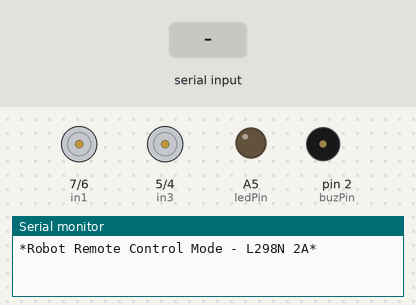
Bench run of a sketch on a simulated Arduino Uno, built with avr-gcc and run on an emulated ATmega328P. Parts: motor-driver pin pairs drawn as motors (green arrow = first pin HIGH = forward, orange = second pin HIGH = backward, longer = more drive, scaled by the enable pin), output pins drawn as LEDs (lit = HIGH), buzzer (waves = sounding, pin HIGH), the last lines printed to the serial monitor. The test bench sets the inputs (shaded band).

Above: at 1.2 s.
1.3 s: "V" received over Serial
At 1.67 s:
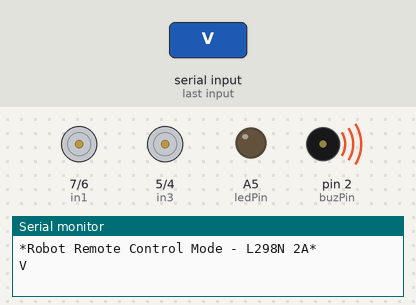
3.3 s: byte 87 ('W') received over Serial
At 4.5 s:
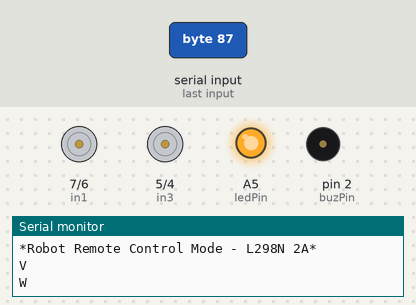
4.8 s: byte 48 ('0') received over Serial
6.3 s: byte 119 ('w') received over Serial
At 6.9 s:
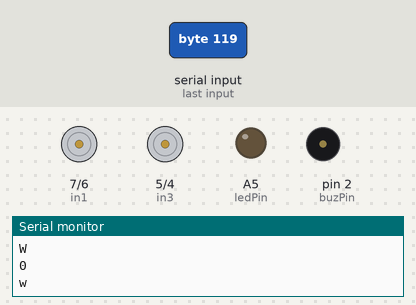
7.8 s: "F" received over Serial
9.3 s: byte 49 ('1') received over Serial
At 10.3 s:
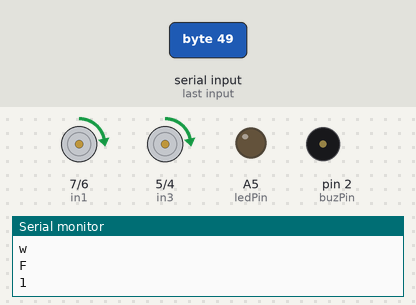
Timing chart, 0 to 11.8 s (numbered marks = the images above; inputs shaded):
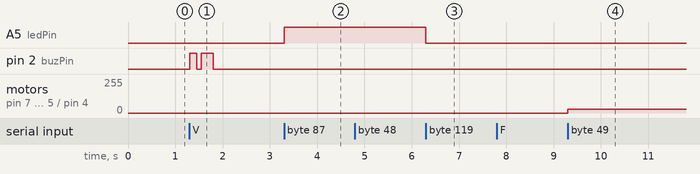

Measured:
- after the input at 1.3 s, pin 2 (buzPin): LOW → HIGH at once, → LOW 0.15 s later, → HIGH 0.10 s later, → LOW 0.25 s later
- after the input at 3.3 s, A5 (ledPin): LOW → HIGH at once
- after the input at 6.3 s, A5 (ledPin): HIGH → LOW at once
- after the input at 9.3 s, motor on pin 7 (in1) / pin 6 (in2), motor on pin 5 (in3) / pin 4 (in4): stopped → forward 30/255 at once

The sketch:

remote_control_bluetooth.ino
```cpp
/******************* Robot Remote Control Mode - L298N 2A ********************/

// connections for drive Motor FR & BR
int enA = 9;
int in1 = 7;
int in2 = 6;
// connections for drive Motor FL & BL
int in3 = 5;
int in4 = 4;
int enB = 3;

const int buzPin = 2;  // set digital pin 2 as buzzer pin (use active buzzer)
const int ledPin = A5;  // set digital pin A5 as LED pin (use super bright LED)
int valSpeed = 255;

String readString;  // declaring string

void setup(){
  Serial.begin(9600);    // set up Serial library at 9600 bps
  Serial.println("*Robot Remote Control Mode - L298N 2A*");

  pinMode(buzPin, OUTPUT);  // sets the buzzer pin as an Output
  pinMode(ledPin, OUTPUT);  // sets the LED pin as an Output

  // Set all the motor control pins to outputs
  pinMode(enA, OUTPUT);
  pinMode(enB, OUTPUT);
  pinMode(in1, OUTPUT);
  pinMode(in2, OUTPUT);
  pinMode(in3, OUTPUT);
  pinMode(in4, OUTPUT);

  // Set the speed to start, from 0 (off) to 255 (max speed)
  analogWrite(enA, valSpeed);
  analogWrite(enB, valSpeed);

  // Turn off motors - Initial state
  digitalWrite(in1, LOW);
  digitalWrite(in2, LOW);
  digitalWrite(in3, LOW);
  digitalWrite(in4, LOW);
}

void loop() {
  while (Serial.available() > 0) {
     char command = Serial.read();    // gets one byte from serial buffer
     Serial.println(command);

    switch(command){
    case 'F':   // move forward
        SetSpeed(valSpeed);
        digitalWrite(in1, HIGH);
        digitalWrite(in2, LOW);
        digitalWrite(in3, HIGH);
        digitalWrite(in4, LOW);
        break;
    case 'B':   // move backward
        SetSpeed(valSpeed);
        digitalWrite(in1, LOW);
        digitalWrite(in2, HIGH);
        digitalWrite(in3, LOW);
        digitalWrite(in4, HIGH);
        break;
    case 'R':   // turn right
        SetSpeed(valSpeed);
        digitalWrite(in1, LOW);
        digitalWrite(in2, HIGH);
        digitalWrite(in3, HIGH);
        digitalWrite(in4, LOW);
        break;
    case 'L':   // turn left
        SetSpeed(valSpeed);
        digitalWrite(in1, HIGH);
        digitalWrite(in2, LOW);
        digitalWrite(in3, LOW);
        digitalWrite(in4, HIGH);
        break;
    case 'G':   // forward left
        analogWrite(enB, valSpeed/4);
        digitalWrite(in1, HIGH);
        digitalWrite(in2, LOW);
        digitalWrite(in3, HIGH);
        digitalWrite(in4, LOW);
        break;
    case 'H':   // backward left
        analogWrite(enB, valSpeed/4);
        digitalWrite(in1, LOW);
        digitalWrite(in2, HIGH);
        digitalWrite(in3, LOW);
        digitalWrite(in4, HIGH);
        break;
    case 'I':   // forward right
        analogWrite(enA, valSpeed/4);
        digitalWrite(in1, HIGH);
        digitalWrite(in2, LOW);
        digitalWrite(in3, HIGH);
        digitalWrite(in4, LOW);
        break;
    case 'J':   // backward right
        analogWrite(enA, valSpeed/4);
        digitalWrite(in1, LOW);
        digitalWrite(in2, HIGH);
        digitalWrite(in3, LOW);
        digitalWrite(in4, HIGH);
        break;
    case 'S':   // stop
        digitalWrite(in1, LOW);
        digitalWrite(in2, LOW);
        digitalWrite(in3, LOW);
        digitalWrite(in4, LOW);
        break;
    case 'V':   // beep buzzer
        digitalWrite(buzPin, HIGH);
        delay(150);
        digitalWrite(buzPin, LOW);
        delay(100);
        digitalWrite(buzPin, HIGH);
        delay(250);
        digitalWrite(buzPin, LOW);
        break;
    case 'W':   // turn light on
        digitalWrite(ledPin, HIGH);
        break;
    case 'w':   // turn light off
        digitalWrite(ledPin, LOW);
        break;
    case '0':   // set speed motor to 0 (min)
        SetSpeed(0);
        break;
    case '1':   // set speed motor to 30
        SetSpeed(30);
        break;
    case '2':   // set speed motor to 55
        SetSpeed(55);
        break;
    case '3':   // set speed motor to 80
        SetSpeed(80);
        break;
    case '4':   // set speed motor to 105
        SetSpeed(105);
        break;
    case '5':   // set speed motor to 130
        SetSpeed(130);
        break;
    case '6':   // set speed motor to 155
        SetSpeed(155);
        break;
    case '7':   // set speed motor to 180
        SetSpeed(180);
        break;
    case '8':   // set speed motor to 205
        SetSpeed(205);
        break;
    case '9':   // set speed motor to 230
        SetSpeed(230);
        break;
    case 'q':   // set speed motor to 255 (max)
        SetSpeed(255);
        break;
    }
  }
}

// function for setting speed of motors
void SetSpeed(int val){
  valSpeed = val;
  analogWrite(enA, valSpeed);
  analogWrite(enB, valSpeed);
}
```
